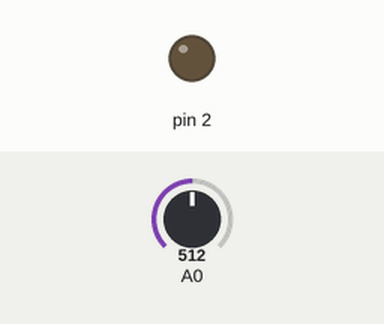
Recording of a sketch running on a simulated Arduino Uno, built with avr-gcc and run on an emulated ATmega328P. Shown: output pins drawn as LEDs (lit = HIGH). Inputs (shaded band) come from the test bench; at power-on: A0 = 512. The local clock reads 2024-03-15 10:24:30 at power-on unless the sketch sets it; storage starts empty; what the sketch prints to the serial monitor is not drawn.

Above: at 1.2 s.
1.3 s: A0 set to 260
2.8 s: A0 set to 238
At 3.9 s:
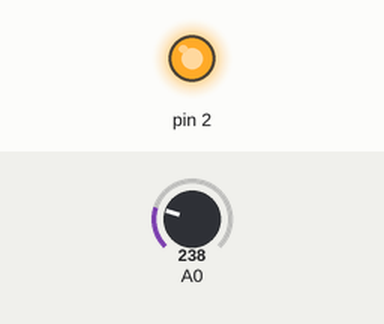
4.3 s: A0 set to 437
5.8 s: A0 set to 463
At 6.2 s:
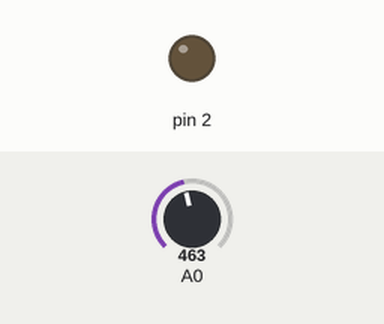
7.3 s: A0 set to 240
At 8.5 s:
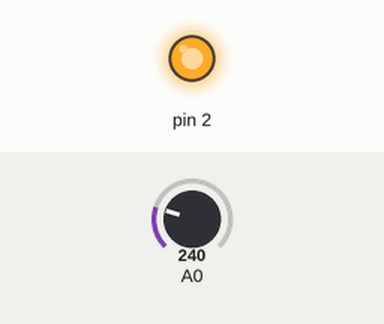
Timing chart, 0 to 9.8 s (numbered marks = the images above; inputs shaded):
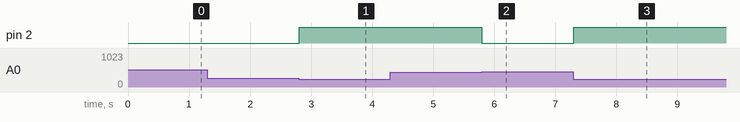

Measured:
- the behaviour switches between 250 and 249 on A0 (found by bisection; images 0 and 1)
- the behaviour switches between 450 and 451 on A0 (found by bisection; images 1 and 2)
- after the input at 1.3 s, every drawn part: stays the same
- after the input at 2.8 s, pin 2: LOW → HIGH at once
- after the input at 4.3 s, every drawn part: stays the same
- after the input at 5.8 s, pin 2: HIGH → LOW at once
- after the input at 7.3 s, pin 2: LOW → HIGH at once

The sketch:

superLight.ino
```cpp
#include <SPI.h>
#include <SD.h>
#include <Wire.h>
#include <Time.h>
#include <DS1307RTC.h>
#include <Ethernet.h>


File myFile;            //The Log file
boolean i = 0;
int si = 0, sf = 0;
float sum;
int pot = 60;
tmElements_t tm;

void setup() {
  Serial.begin(9600);
  while(!Serial);
  Serial.print("Initializing SD card...");
  if (!SD.begin(4)) {
    Serial.println("initialization failed!");
    return;
  }
  Serial.println("initialization done.");
  pinMode(2, OUTPUT);
  digitalWrite(2, LOW);
}

void loop() {
  if(analogRead(0) > 450 && i == 1) {
    digitalWrite(2, LOW);
    sf = tm.Second + 60*tm.Minute + 3600*tm.Hour;
      if (sf < si)
        sf = sf + 24*60*60 - si;
      sf = sf - si;
      sum = sf*pot/(3600.0);
    myFile.println("Lampada desligada as:");
    print2digits(tm.Hour);
    myFile.print(':');
    print2digits(tm.Minute);
    myFile.print(':');
    print2digits(tm.Second);
    myFile.print(", Date (D/M/Y) = ");
    myFile.print(tm.Day);
    myFile.print('/');
    myFile.print(tm.Month);
    myFile.print('/');
    myFile.print(tmYearToCalendar(tm.Year));
    myFile.println();
    myFile.print(" com consumo de:");
    myFile.print(sum);
    myFile.print("kWh");
    myFile.println();
    i = 0;
    myFile.close();
  }
  else {
    if(analogRead(0) < 250 && i == 0) {
      myFile = SD.open("arquivo.txt", FILE_WRITE);
      digitalWrite(2, HIGH);
      myFile.println("Lampada ligada as:");
      si = tm.Second + 60*tm.Minute + 3600*tm.Hour;
      print2digits(tm.Hour);
      myFile.print(':');
      print2digits(tm.Minute);
      myFile.print(':');
      print2digits(tm.Second);
      myFile.print(", Date (D/M/Y) = ");
      myFile.print(tm.Day);
      myFile.print('/');
      myFile.print(tm.Month);
      myFile.print('/');
      myFile.print(tmYearToCalendar(tm.Year));
      myFile.println();
      i = 1;
    }
  }
  checkRTC();
}

void checkRTC () {
  if (!RTC.read(tm)) {
    if (RTC.chipPresent()) {
      Serial.println("The DS1307 is stopped.  Please run the SetTime");
      Serial.println("example to initialize the time and begin running.");
      Serial.println();
    } else {
      Serial.println("DS1307 read error!  Please check the circuitry.");
      Serial.println();
    }
  }
}

void print2digits(int number) {
  if (number >= 0 && number < 10) {
    myFile.print('0');
  }
  myFile.print(number);
}
```
